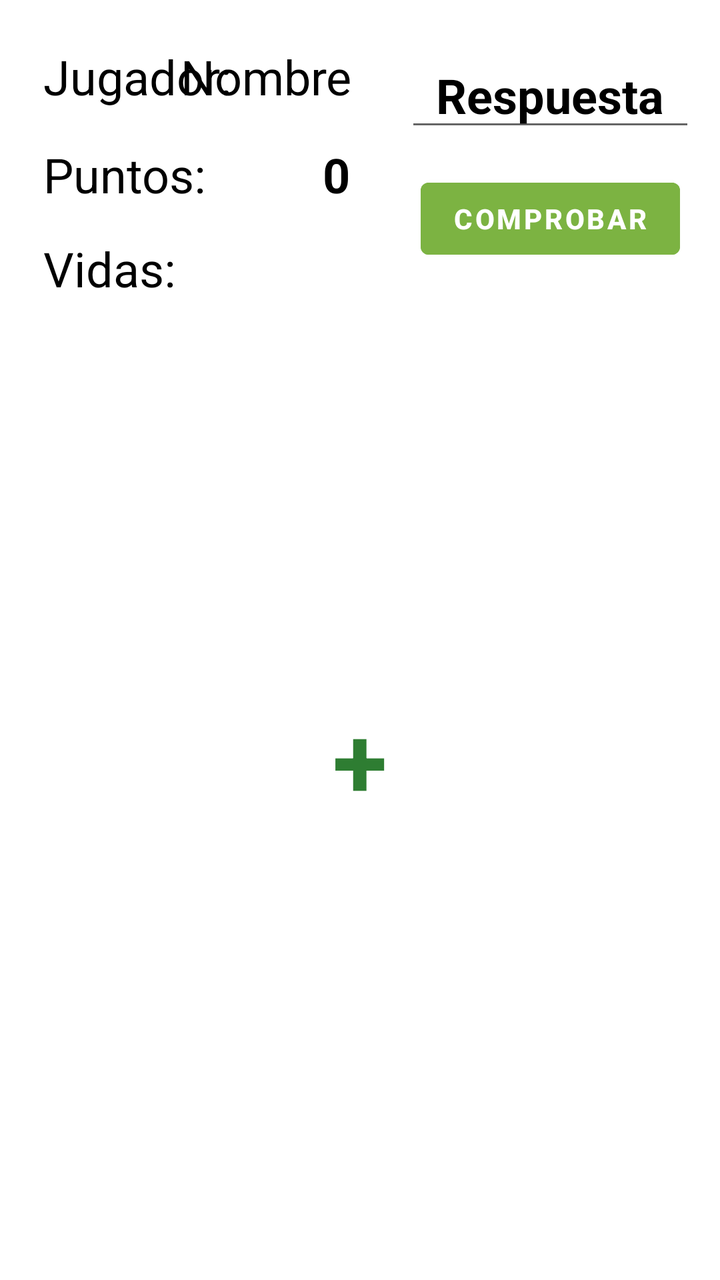
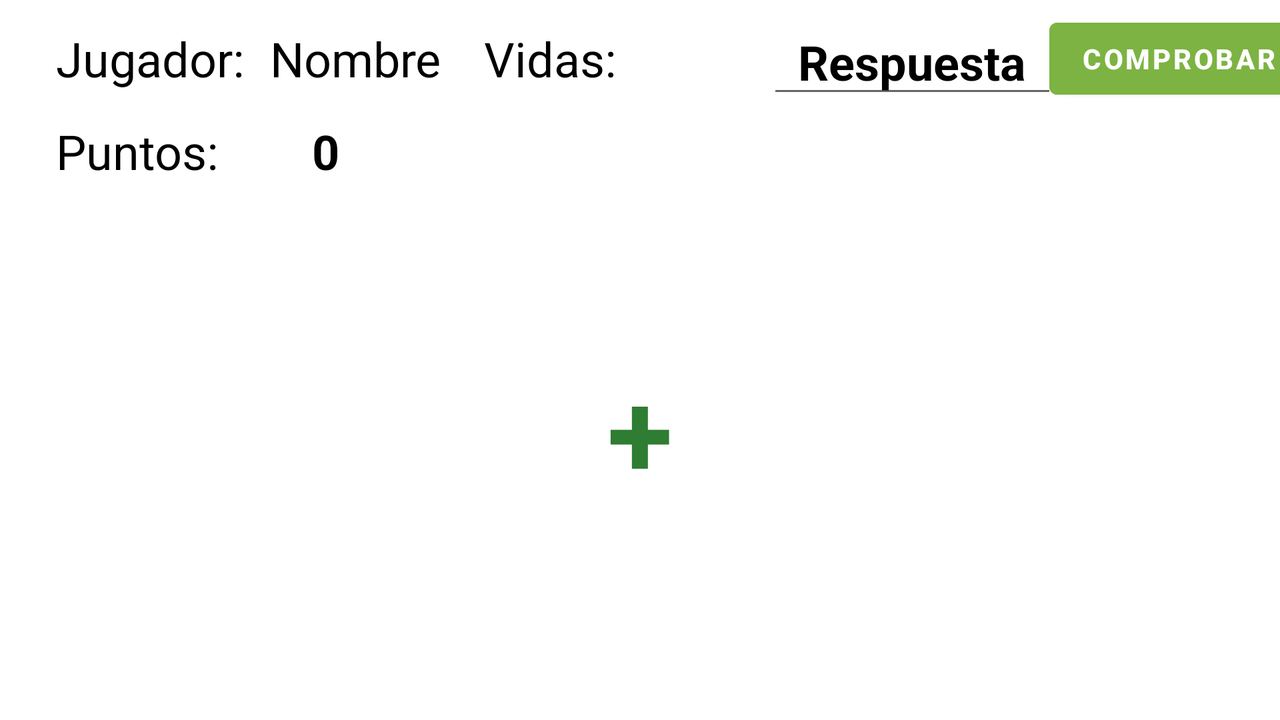

An Android layout and its configuration variant, each rendered on a device that would load it. The default file and the variant file are quoted in full after the pictures.
<!-- AndroidManifest.xml: application theme Theme.CulculadoraNiños -->
<!-- res/layout/activity_juego_dificil.xml -->
<?xml version="1.0" encoding="utf-8"?>
<androidx.constraintlayout.widget.ConstraintLayout xmlns:android="http://schemas.android.com/apk/res/android"
    xmlns:app="http://schemas.android.com/apk/res-auto"
    xmlns:tools="http://schemas.android.com/tools"
    android:layout_width="match_parent"
    android:layout_height="match_parent"
    android:background="#FFFFFF"
    tools:context=".JuegoDificil">

    <ImageView
        android:id="@+id/fondo9"
        android:layout_width="wrap_content"
        android:layout_height="wrap_content"
        android:background="@drawable/fondo"
        android:scaleType="centerCrop"
        app:layout_constraintBottom_toBottomOf="parent"
        app:layout_constraintEnd_toEndOf="parent"
        app:layout_constraintHorizontal_bias="0.0"
        app:layout_constraintStart_toStartOf="parent"
        app:layout_constraintTop_toTopOf="parent"
        app:layout_constraintVertical_bias="0.0"
        app:srcCompat="@drawable/fondo" />

    <View
        android:id="@+id/viewOperacion"
        android:layout_width="0dp"
        android:layout_height="0dp"
        android:alpha="0"
        android:background="#FFFFFF"
        app:layout_constraintBottom_toBottomOf="@+id/imgNum21"
        app:layout_constraintEnd_toEndOf="@+id/imgNum22"
        app:layout_constraintStart_toStartOf="@+id/imgNum21"
        app:layout_constraintTop_toTopOf="@+id/imgNum12" />

    <TextView
        android:id="@+id/txtCorrecto"
        android:layout_width="wrap_content"
        android:layout_height="wrap_content"
        android:textSize="60sp"
        app:layout_constraintBottom_toBottomOf="parent"
        app:layout_constraintEnd_toEndOf="parent"
        app:layout_constraintStart_toStartOf="parent"
        app:layout_constraintTop_toBottomOf="@+id/textView17"
        app:layout_constraintVertical_bias="0.16000003" />

    <TextView
        android:id="@+id/txtCorreccion"
        android:layout_width="wrap_content"
        android:layout_height="wrap_content"
        android:textSize="30sp"
        app:layout_constraintBottom_toBottomOf="parent"
        app:layout_constraintEnd_toEndOf="@+id/txtCorrecto"
        app:layout_constraintHorizontal_bias="0.503"
        app:layout_constraintStart_toStartOf="@+id/txtCorrecto"
        app:layout_constraintTop_toBottomOf="@+id/txtCorrecto"
        app:layout_constraintVertical_bias="0.060000002" />

    <ImageView
        android:id="@+id/imgNum2"
        android:layout_width="130sp"
        android:layout_height="130sp"
        app:layout_constraintBottom_toBottomOf="parent"
        app:layout_constraintEnd_toEndOf="@+id/imgNum12"
        app:layout_constraintStart_toStartOf="@+id/imgNum11"
        app:layout_constraintTop_toBottomOf="@+id/imgNum11"
        app:layout_constraintVertical_bias="0.7"
        tools:srcCompat="@tools:sample/avatars" />

    <ImageView
        android:id="@+id/imgNum22"
        android:layout_width="130sp"
        android:layout_height="130sp"
        app:layout_constraintBottom_toBottomOf="parent"
        app:layout_constraintEnd_toEndOf="@+id/imgNum12"
        app:layout_constraintHorizontal_bias="0.8"
        app:layout_constraintStart_toStartOf="@+id/imgNum12"
        app:layout_constraintTop_toBottomOf="@+id/imgNum12"
        app:layout_constraintVertical_bias="0.7"
        tools:srcCompat="@tools:sample/avatars" />

    <ImageView
        android:id="@+id/imgNum21"
        android:layout_width="130sp"
        android:layout_height="130sp"
        app:layout_constraintBottom_toBottomOf="parent"
        app:layout_constraintEnd_toEndOf="@+id/imgNum11"
        app:layout_constraintHorizontal_bias="0.199"
        app:layout_constraintStart_toStartOf="@+id/imgNum11"
        app:layout_constraintTop_toBottomOf="@+id/imgNum11"
        app:layout_constraintVertical_bias="0.7"
        tools:srcCompat="@tools:sample/avatars" />

    <ImageView
        android:id="@+id/vida1"
        android:layout_width="40sp"
        android:layout_height="40sp"
        app:layout_constraintBottom_toBottomOf="@+id/textView17"
        app:layout_constraintEnd_toEndOf="parent"
        app:layout_constraintHorizontal_bias="0.17"
        app:layout_constraintStart_toEndOf="@+id/textView17"
        app:layout_constraintTop_toTopOf="@+id/textView17"
        app:layout_constraintVertical_bias="0.035"
        app:srcCompat="@drawable/vida" />

    <ImageView
        android:id="@+id/vida2"
        android:layout_width="40sp"
        android:layout_height="40sp"
        app:layout_constraintBottom_toBottomOf="@+id/textView17"
        app:layout_constraintEnd_toEndOf="parent"
        app:layout_constraintHorizontal_bias="0.27"
        app:layout_constraintStart_toEndOf="@+id/textView17"
        app:layout_constraintTop_toTopOf="@+id/textView17"
        app:layout_constraintVertical_bias="0.035"
        app:srcCompat="@drawable/vida" />

    <ImageView
        android:id="@+id/vida3"
        android:layout_width="40sp"
        android:layout_height="40sp"
        app:layout_constraintBottom_toBottomOf="@+id/textView17"
        app:layout_constraintEnd_toEndOf="parent"
        app:layout_constraintHorizontal_bias="0.37"
        app:layout_constraintStart_toEndOf="@+id/textView17"
        app:layout_constraintTop_toTopOf="@+id/textView17"
        app:layout_constraintVertical_bias="0.035"
        app:srcCompat="@drawable/vida" />

    <EditText
        android:id="@+id/eTxtRespuesta"
        android:layout_width="145dp"
        android:layout_height="wrap_content"
        android:ems="10"
        android:gravity="center"
        android:hint="@string/txtResponse"
        android:inputType="numberSigned"
        android:textColor="@color/black"
        android:textColorHighlight="#7CB342"
        android:textColorHint="@color/black"
        android:textColorLink="#7CB342"
        android:textSize="24sp"
        android:textStyle="bold"
        app:layout_constraintBottom_toBottomOf="parent"
        app:layout_constraintEnd_toEndOf="parent"
        app:layout_constraintHorizontal_bias="0.943"
        app:layout_constraintStart_toStartOf="parent"
        app:layout_constraintTop_toTopOf="parent"
        app:layout_constraintVertical_bias="0.036" />

    <TextView
        android:id="@+id/textView15"
        android:layout_width="wrap_content"
        android:layout_height="wrap_content"
        android:text="@string/txtPlayerDP"
        android:textColor="@color/black"
        android:textSize="24sp"
        app:layout_constraintBottom_toBottomOf="parent"
        app:layout_constraintEnd_toEndOf="parent"
        app:layout_constraintHorizontal_bias="0.081"
        app:layout_constraintStart_toStartOf="parent"
        app:layout_constraintTop_toTopOf="parent"
        app:layout_constraintVertical_bias="0.036" />

    <TextView
        android:id="@+id/txtNombreJugador"
        android:layout_width="wrap_content"
        android:layout_height="wrap_content"
        android:layout_marginEnd="184dp"
        android:text="Nombre"
        android:textColor="@color/black"
        android:textSize="24sp"
        app:layout_constraintBottom_toBottomOf="@+id/textView15"
        app:layout_constraintEnd_toEndOf="parent"
        app:layout_constraintHorizontal_bias="0.098"
        app:layout_constraintStart_toEndOf="@+id/textView3"
        app:layout_constraintTop_toTopOf="@+id/textView15" />

    <TextView
        android:id="@+id/textView16"
        android:layout_width="wrap_content"
        android:layout_height="wrap_content"
        android:text="@string/txtPointsDP"
        android:textColor="@color/black"
        android:textSize="24sp"
        app:layout_constraintBottom_toBottomOf="parent"
        app:layout_constraintEnd_toEndOf="@+id/textView15"
        app:layout_constraintHorizontal_bias="0.0"
        app:layout_constraintStart_toStartOf="@+id/textView15"
        app:layout_constraintTop_toBottomOf="@+id/textView15"
        app:layout_constraintVertical_bias="0.029999971" />

    <TextView
        android:id="@+id/textView17"
        android:layout_width="wrap_content"
        android:layout_height="wrap_content"
        android:text="@string/txtVidasDP"
        android:textColor="@color/black"
        android:textSize="24sp"
        app:layout_constraintBottom_toBottomOf="parent"
        app:layout_constraintEnd_toEndOf="@+id/textView16"
        app:layout_constraintHorizontal_bias="0.0"
        app:layout_constraintStart_toStartOf="@+id/textView16"
        app:layout_constraintTop_toBottomOf="@+id/textView16"
        app:layout_constraintVertical_bias="0.029" />

    <TextView
        android:id="@+id/txtPuntos"
        android:layout_width="wrap_content"
        android:layout_height="wrap_content"
        android:text="0"
        android:textColor="@color/black"
        android:textSize="24sp"
        android:textStyle="bold"
        app:layout_constraintBottom_toBottomOf="@+id/textView16"
        app:layout_constraintEnd_toEndOf="parent"
        app:layout_constraintHorizontal_bias="0.24"
        app:layout_constraintStart_toEndOf="@+id/textView16"
        app:layout_constraintTop_toTopOf="@+id/textView16" />

    <Button
        android:id="@+id/btComprobar"
        android:layout_width="wrap_content"
        android:layout_height="wrap_content"
        android:backgroundTint="#7CB342"
        android:text="@string/comprobarCAPS"
        android:textStyle="bold"
        app:layout_constraintBottom_toBottomOf="parent"
        app:layout_constraintEnd_toEndOf="@+id/eTxtRespuesta"
        app:layout_constraintStart_toStartOf="@+id/eTxtRespuesta"
        app:layout_constraintTop_toBottomOf="@+id/eTxtRespuesta"
        app:layout_constraintVertical_bias="0.028" />

    <ImageView
        android:id="@+id/imgNum12"
        android:layout_width="130sp"
        android:layout_height="130sp"
        app:layout_constraintBottom_toBottomOf="parent"
        app:layout_constraintEnd_toEndOf="parent"
        app:layout_constraintHorizontal_bias="0.8"
        app:layout_constraintStart_toStartOf="parent"
        app:layout_constraintTop_toTopOf="parent"
        app:layout_constraintVertical_bias="0.35000002"
        tools:srcCompat="@tools:sample/avatars" />

    <ImageView
        android:id="@+id/imgNum11"
        android:layout_width="130sp"
        android:layout_height="130sp"
        app:layout_constraintBottom_toBottomOf="parent"
        app:layout_constraintEnd_toEndOf="parent"
        app:layout_constraintHorizontal_bias="0.2"
        app:layout_constraintStart_toStartOf="parent"
        app:layout_constraintTop_toTopOf="parent"
        app:layout_constraintVertical_bias="0.35000002"
        tools:srcCompat="@tools:sample/avatars" />

    <TextView
        android:id="@+id/txtOperacion"
        android:layout_width="wrap_content"
        android:layout_height="wrap_content"
        android:text="+"
        android:textColor="@color/colorPrimaryVariant"
        android:textSize="50sp"
        android:textStyle="bold"
        app:layout_constraintBottom_toBottomOf="@+id/imgNum22"
        app:layout_constraintEnd_toEndOf="@+id/imgNum12"
        app:layout_constraintStart_toStartOf="@+id/imgNum11"
        app:layout_constraintTop_toTopOf="@+id/imgNum11" />

</androidx.constraintlayout.widget.ConstraintLayout>
<!-- resources referenced by this layout -->
<resources>
  <color name="black">#FF000000</color>
  <color name="colorPrimaryVariant">#2E7D32</color>
  <string name="comprobarCAPS">COMPROBAR</string>
  <string name="txtPlayerDP">Jugador:</string>
  <string name="txtPointsDP">Puntos:</string>
  <string name="txtResponse">Respuesta</string>
  <string name="txtVidasDP">Vidas:</string>
  <style name="Theme.CulculadoraNiños" parent="Theme.MaterialComponents.DayNight.DarkActionBar">
          
          <item name="colorPrimary">#558B2F</item>
          <item name="colorPrimaryVariant">#2E7D32</item>
          <item name="colorOnPrimary">@color/white</item>
          
          <item name="colorSecondary">#7CB342</item>
          <item name="colorSecondaryVariant">#43A047</item>
          <item name="colorOnSecondary">@color/black</item>
          
          <item name="android:statusBarColor" tools:targetApi="l">?attr/colorPrimaryVariant</item>
          
      </style>
  <color name="white">#FFFFFFFF</color>
</resources>
<!-- res/layout-land/activity_juego_dificil.xml (the repository's variant of the layout above) -->
<!-- drawn on the phone turned sideways -->
<?xml version="1.0" encoding="utf-8"?>
<androidx.constraintlayout.widget.ConstraintLayout
    xmlns:android="http://schemas.android.com/apk/res/android"
    xmlns:app="http://schemas.android.com/apk/res-auto"
    xmlns:tools="http://schemas.android.com/tools"
    android:layout_width="match_parent"
    android:layout_height="match_parent">

    <ImageView
        android:id="@+id/fondo5"
        android:layout_width="wrap_content"
        android:layout_height="wrap_content"
        android:background="@drawable/fondo"
        android:scaleType="centerCrop"
        app:layout_constraintBottom_toBottomOf="parent"
        app:layout_constraintEnd_toEndOf="parent"
        app:layout_constraintHorizontal_bias="0.0"
        app:layout_constraintStart_toStartOf="parent"
        app:layout_constraintTop_toTopOf="parent"
        app:layout_constraintVertical_bias="0.0"
        app:srcCompat="@drawable/fondo" />

    <View
        android:id="@+id/viewOperacion"
        android:layout_width="0dp"
        android:layout_height="0dp"
        android:alpha="0"
        android:background="#FFFFFF"
        app:layout_constraintBottom_toBottomOf="@+id/imgNum21"
        app:layout_constraintEnd_toEndOf="@+id/imgNum22"
        app:layout_constraintStart_toStartOf="@+id/imgNum11"
        app:layout_constraintTop_toTopOf="@+id/imgNum12" />

    <TextView
        android:id="@+id/txtCorrecto"
        android:layout_width="wrap_content"
        android:layout_height="wrap_content"
        android:textSize="60sp"
        app:layout_constraintBottom_toBottomOf="parent"
        app:layout_constraintEnd_toEndOf="parent"
        app:layout_constraintStart_toStartOf="parent"
        app:layout_constraintTop_toBottomOf="@+id/textView10"
        app:layout_constraintVertical_bias="0.20999998" />

    <TextView
        android:id="@+id/txtCorreccion"
        android:layout_width="wrap_content"
        android:layout_height="wrap_content"
        android:textSize="30sp"
        app:layout_constraintBottom_toBottomOf="@+id/fondo5"
        app:layout_constraintEnd_toEndOf="@+id/txtCorrecto"
        app:layout_constraintStart_toStartOf="@+id/txtCorrecto"
        app:layout_constraintTop_toBottomOf="@+id/txtCorrecto"
        app:layout_constraintVertical_bias="0.16000003" />

    <ImageView
        android:id="@+id/imgNum22"
        android:layout_width="130sp"
        android:layout_height="130sp"
        app:layout_constraintBottom_toBottomOf="parent"
        app:layout_constraintEnd_toEndOf="parent"
        app:layout_constraintHorizontal_bias="0.96"
        app:layout_constraintStart_toStartOf="parent"
        app:layout_constraintTop_toTopOf="parent"
        app:layout_constraintVertical_bias="0.65"
        tools:srcCompat="@tools:sample/avatars" />

    <ImageView
        android:id="@+id/imgNum11"
        android:layout_width="130sp"
        android:layout_height="130sp"
        app:layout_constraintBottom_toBottomOf="parent"
        app:layout_constraintEnd_toEndOf="parent"
        app:layout_constraintHorizontal_bias="0.04"
        app:layout_constraintStart_toStartOf="parent"
        app:layout_constraintTop_toTopOf="parent"
        app:layout_constraintVertical_bias="0.65"
        tools:srcCompat="@tools:sample/avatars" />

    <ImageView
        android:id="@+id/imgNum12"
        android:layout_width="130sp"
        android:layout_height="130sp"
        app:layout_constraintBottom_toBottomOf="@+id/imgNum11"
        app:layout_constraintEnd_toEndOf="parent"
        app:layout_constraintHorizontal_bias="0.04"
        app:layout_constraintStart_toEndOf="@+id/imgNum11"
        app:layout_constraintTop_toTopOf="@+id/imgNum11"
        app:layout_constraintVertical_bias="0.9"
        tools:srcCompat="@tools:sample/avatars" />

    <ImageView
        android:id="@+id/vida1"
        android:layout_width="40sp"
        android:layout_height="40sp"
        app:layout_constraintBottom_toBottomOf="@+id/textView10"
        app:layout_constraintEnd_toEndOf="parent"
        app:layout_constraintHorizontal_bias="0.01"
        app:layout_constraintStart_toEndOf="@+id/textView10"
        app:layout_constraintTop_toTopOf="@+id/textView10"
        app:srcCompat="@drawable/vida" />

    <ImageView
        android:id="@+id/vida2"
        android:layout_width="40sp"
        android:layout_height="40sp"
        app:layout_constraintBottom_toBottomOf="@+id/textView10"
        app:layout_constraintEnd_toEndOf="parent"
        app:layout_constraintHorizontal_bias="0.09"
        app:layout_constraintStart_toEndOf="@+id/textView10"
        app:layout_constraintTop_toTopOf="@+id/textView10"
        app:srcCompat="@drawable/vida" />

    <ImageView
        android:id="@+id/vida3"
        android:layout_width="40sp"
        android:layout_height="40sp"
        app:layout_constraintBottom_toBottomOf="@+id/textView10"
        app:layout_constraintEnd_toEndOf="parent"
        app:layout_constraintHorizontal_bias="0.17"
        app:layout_constraintStart_toEndOf="@+id/textView10"
        app:layout_constraintTop_toTopOf="@+id/textView10"
        app:srcCompat="@drawable/vida" />

    <EditText
        android:id="@+id/eTxtRespuesta"
        android:layout_width="145dp"
        android:layout_height="wrap_content"
        android:ems="10"
        android:gravity="center"
        android:hint="@string/txtResponse"
        android:inputType="numberSigned"
        android:textColor="@color/black"
        android:textColorHighlight="#7CB342"
        android:textColorHint="@color/black"
        android:textColorLink="#7CB342"
        android:textSize="24sp"
        android:textStyle="bold"
        app:layout_constraintBottom_toBottomOf="@+id/textView10"
        app:layout_constraintEnd_toEndOf="parent"
        app:layout_constraintHorizontal_bias="0.775"
        app:layout_constraintStart_toStartOf="parent"
        app:layout_constraintTop_toTopOf="@+id/textView10" />

    <TextView
        android:id="@+id/textView7"
        android:layout_width="wrap_content"
        android:layout_height="wrap_content"
        android:text="@string/txtPlayerDP"
        android:textColor="@color/black"
        android:textSize="24sp"
        app:layout_constraintBottom_toBottomOf="parent"
        app:layout_constraintEnd_toEndOf="parent"
        app:layout_constraintHorizontal_bias="0.051"
        app:layout_constraintStart_toStartOf="parent"
        app:layout_constraintTop_toTopOf="parent"
        app:layout_constraintVertical_bias="0.04000002" />

    <TextView
        android:id="@+id/txtNombreJugador"
        android:layout_width="wrap_content"
        android:layout_height="wrap_content"
        android:text="Nombre"
        android:textColor="@color/black"
        android:textSize="24sp"
        app:layout_constraintBottom_toBottomOf="@+id/textView7"
        app:layout_constraintEnd_toEndOf="parent"
        app:layout_constraintHorizontal_bias="0.03"
        app:layout_constraintStart_toEndOf="@+id/textView7"
        app:layout_constraintTop_toTopOf="@+id/textView7" />

    <TextView
        android:id="@+id/textView8"
        android:layout_width="wrap_content"
        android:layout_height="wrap_content"
        android:text="@string/txtPointsDP"
        android:textColor="@color/black"
        android:textSize="24sp"
        app:layout_constraintBottom_toBottomOf="parent"
        app:layout_constraintEnd_toEndOf="@+id/textView7"
        app:layout_constraintHorizontal_bias="0.0"
        app:layout_constraintStart_toStartOf="@+id/textView7"
        app:layout_constraintTop_toBottomOf="@+id/textView7"
        app:layout_constraintVertical_bias="0.050000012" />

    <TextView
        android:id="@+id/textView10"
        android:layout_width="wrap_content"
        android:layout_height="wrap_content"
        android:text="@string/txtVidasDP"
        android:textColor="@color/black"
        android:textSize="24sp"
        app:layout_constraintBottom_toBottomOf="@+id/txtNombreJugador"
        app:layout_constraintEnd_toEndOf="parent"
        app:layout_constraintHorizontal_bias="0.06"
        app:layout_constraintStart_toEndOf="@+id/txtNombreJugador"
        app:layout_constraintTop_toTopOf="@+id/txtNombreJugador"
        app:layout_constraintVertical_bias="0.0" />

    <TextView
        android:id="@+id/txtPuntos"
        android:layout_width="wrap_content"
        android:layout_height="wrap_content"
        android:text="0"
        android:textColor="@color/black"
        android:textSize="24sp"
        android:textStyle="bold"
        app:layout_constraintBottom_toBottomOf="@+id/textView8"
        app:layout_constraintEnd_toEndOf="parent"
        app:layout_constraintHorizontal_bias="0.09"
        app:layout_constraintStart_toEndOf="@+id/textView8"
        app:layout_constraintTop_toTopOf="@+id/textView8" />

    <Button
        android:id="@+id/btComprobar"
        android:layout_width="wrap_content"
        android:layout_height="wrap_content"
        android:backgroundTint="#7CB342"
        android:text="@string/comprobarCAPS"
        android:textStyle="bold"
        app:layout_constraintBottom_toBottomOf="@+id/eTxtRespuesta"
        app:layout_constraintEnd_toEndOf="parent"
        app:layout_constraintHorizontal_bias="0.22"
        app:layout_constraintStart_toEndOf="@+id/eTxtRespuesta"
        app:layout_constraintTop_toTopOf="@+id/eTxtRespuesta" />

    <ImageView
        android:id="@+id/imgNum21"
        android:layout_width="130sp"
        android:layout_height="130sp"
        app:layout_constraintBottom_toBottomOf="@+id/imgNum22"
        app:layout_constraintEnd_toStartOf="@+id/imgNum22"
        app:layout_constraintHorizontal_bias="0.96"
        app:layout_constraintStart_toStartOf="parent"
        app:layout_constraintTop_toTopOf="@+id/imgNum22"
        app:layout_constraintVertical_bias="0.65"
        tools:srcCompat="@tools:sample/avatars" />

    <ImageView
        android:id="@+id/imgNum2"
        android:layout_width="130sp"
        android:layout_height="130sp"
        app:layout_constraintBottom_toBottomOf="parent"
        app:layout_constraintEnd_toEndOf="@+id/imgNum22"
        app:layout_constraintStart_toStartOf="@+id/imgNum21"
        app:layout_constraintTop_toTopOf="parent"
        app:layout_constraintVertical_bias="0.65"
        tools:srcCompat="@tools:sample/avatars" />

    <TextView
        android:id="@+id/txtOperacion"
        android:layout_width="wrap_content"
        android:layout_height="wrap_content"
        android:text="+"
        android:textColor="@color/colorPrimaryVariant"
        android:textSize="60sp"
        android:textStyle="bold"
        app:layout_constraintBottom_toBottomOf="@+id/imgNum12"
        app:layout_constraintEnd_toStartOf="@+id/imgNum21"
        app:layout_constraintStart_toEndOf="@+id/imgNum12"
        app:layout_constraintTop_toTopOf="@+id/imgNum21"
        app:layout_constraintVertical_bias="0.51" />

</androidx.constraintlayout.widget.ConstraintLayout>
